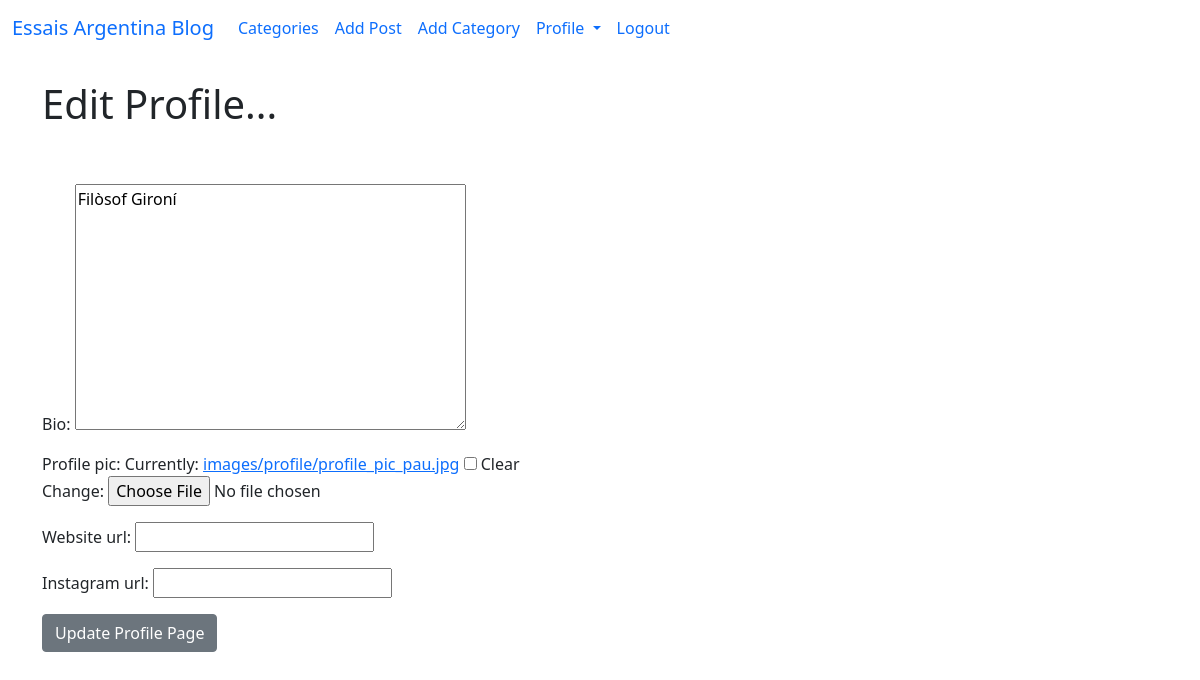
The page /members/2/edit_profile_page/ (signed in) on the database as committed earlier.
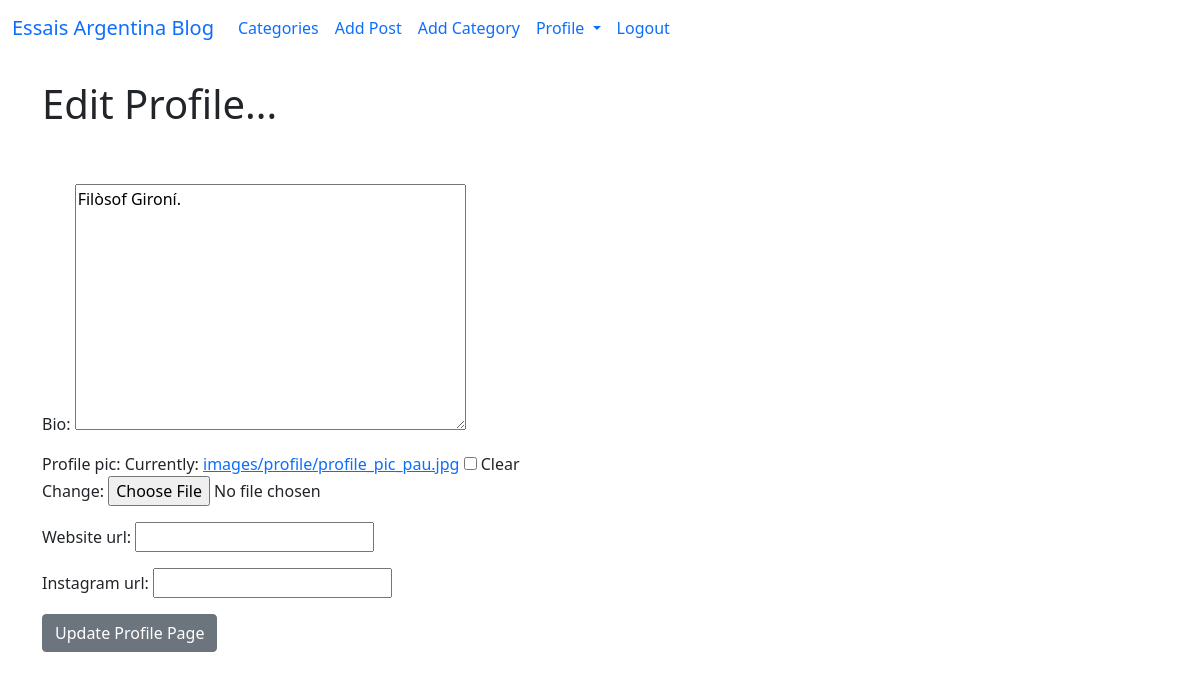
The same page on the database as committed later.
### theblog/models.py (models this page shows, shortened)
class Profile(models.Model):
    user = models.OneToOneField(User, null=True, on_delete=models.CASCADE)
    bio = models.TextField()
    profile_pic = models.ImageField(null=True, blank=True, upload_to = "images/profile/")
    website_url = models.CharField(max_length=255, null=True, blank=True)
    instagram_url = models.CharField(max_length=255, null=True, blank=True)

### members/views.py (the view)
# urls.py: path('<int:pk>/edit_profile_page/', EditProfilePageView.as_view(), name='edit_profile_page'),
class EditProfilePageView(generic.UpdateView):
    model = Profile
    template_name = 'registration/edit_profile_page.html'
    fields = ['bio', 'profile_pic', 'website_url', 'instagram_url']
    success_url = reverse_lazy('home')

### members/templates/registration/edit_profile_page.html (shortened to what this page needs)
{% extends 'base.html' %}
{% block content %}
{% if user.is_authenticated %}
    {% if user.id == profile.user.id %}
        <h1>Edit Profile...</h1>
        <br/><br/>
        <div class="mb-3">
            <form method= "POST" enctype="multipart/form-data">
                {{ form.as_p }}
                <button class="btn btn-secondary">Update Profile Page</button>
        </form>
        </div>
    {% else %}
    You are not the correct user to edit this!
    {% endif %}
{% else %}
    You are not allowed here! (and you know it...)
{% endif %}
{% endblock %}

Rows that differ between the two databases and show on the page:
changed Profile: bio "Filòsof Gironí" → "Filòsof Gironí."
